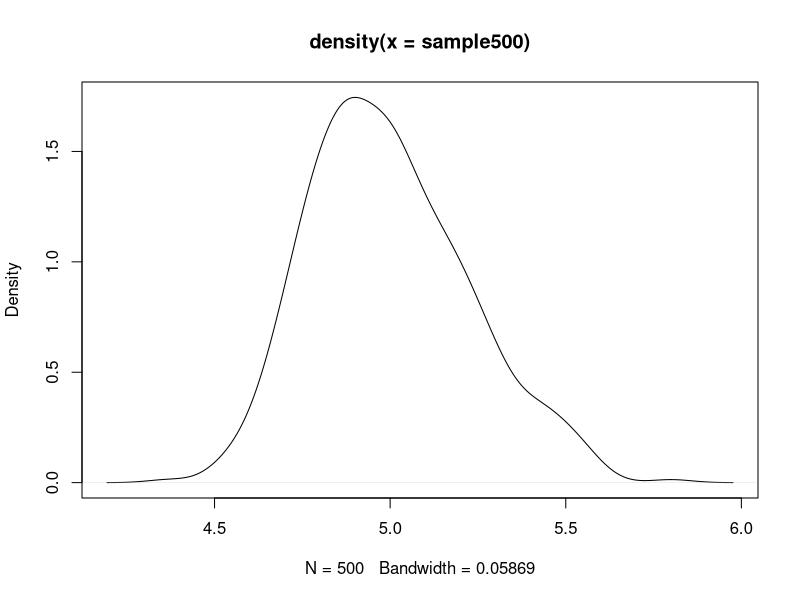

Reproduce this figure in R. (Note: this script raises an error after producing the figure.)
# Using the sample function:
# sample(x, size, replace = FALSE, prob = NULL)
# sample.int(n, size = n, replace = FALSE, prob = NULL)
# sample.int is a bare interface in which both n and size must be supplied as integers.

?sample

outcomes <- c("Danilo", "Mira", "Nobody")
sample100 <- sample(outcomes,            # data set
                    100,                 # sample size
                    replace = TRUE,      # sampling with replacement
                    prob = c(.2,.5,.3))  # probabilities for each observation
table(sample100)

# Using sample and a loop:
outcomes1 <- 0:10         # vector from 0 to 10
sample500 <- rep(NA, 500) # creating an empty vector

for(i in seq(along=sample500)){
        samp <- sample(outcomes1, 200, replace = TRUE) # Samples of size 200
        sample500[i] <- mean(samp)                     # Takes the mean of such samples
}

summary(sample500)
plot(density(sample500))           # density plot of the sample means
quantile(sample500, c(.025, .975)) # 95% interval of the distributions of the means

# Using the caTools package:
require(caTools)
sample = sample.split(data, SplitRatio = .75)
train = subset(data, sample == TRUE)
test = subset(data, sample == FALSE) 
